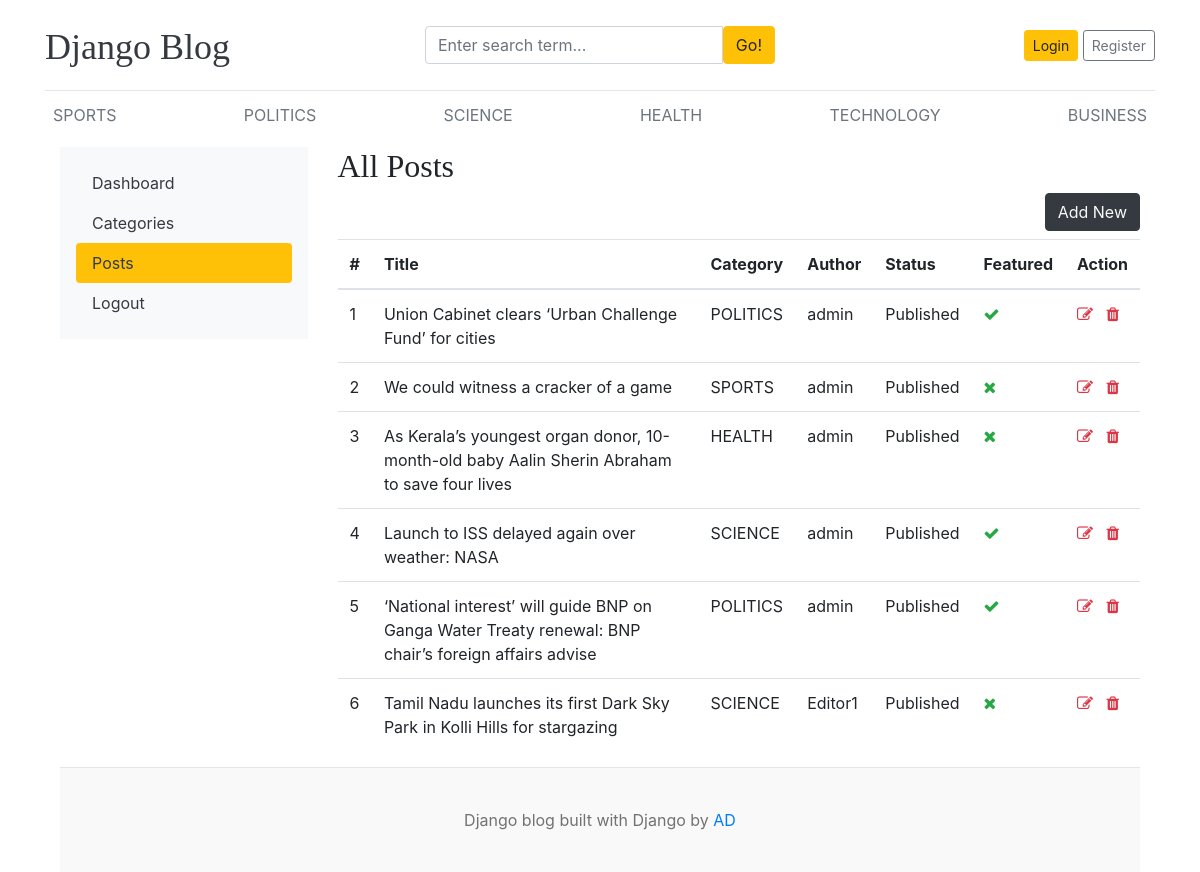
The app's page /dashboard/posts/ with its own data.
### blogs/models.py (models this page shows, shortened)
class Category(models.Model):
    category_name=models.CharField(max_length=50,unique=True)
    created_at=models.DateTimeField(auto_now_add=True)
    updated_at=models.DateTimeField(auto_now=True)
    class Meta:
        verbose_name_plural='categories'
    def __str__(self):
        return self.category_name

class Blog(models.Model):
    title=models.CharField(max_length=100)
    slug=models.SlugField(max_length=150,unique=True,blank=True)
    category=models.ForeignKey(Category,on_delete=models.CASCADE)
    author=models.ForeignKey(User,on_delete=models.CASCADE)
    featured_image=models.ImageField(upload_to='uploads/%Y/%m/%d')
    short_description=models.TextField(max_length=500)
    blog_body=models.TextField(max_length=2000)
    status=models.CharField(max_length=20,choices=STATUS_CHOICES,default="Draft")
    is_featured=models.BooleanField(default=False)
    created_at=models.DateTimeField(auto_now_add=True)
    updated_at=models.DateTimeField(auto_now=True)

### dashboards/views.py (the view)
# urls.py: path('posts/',views.posts,name='posts'),
def posts(request):
   posts=Blog.objects.all()
   context={
       'posts':posts,
   }
   return render(request,'dashboard/posts.html',context)

### blogs/context_processors.py (called while the page is built)
def get_categories(request):
    categories=Category.objects.all()
    return dict(categories=categories)

def get_social_links(request):
    social_links=SocialLink.objects.all()
    return dict(social_links=social_links)

### templates/dashboard/posts.html (shortened to what this page needs)
{% extends 'base.html' %}
{% block content %}
<div class="container">
  <div class="row">
    {% include 'dashboard/sidebar.html'  %}
    <div class="col-md-9">
     <h2>All Posts</h2>
     <a href="{% url 'add_post'  %}"  class="btn btn-dark text-light float-right mb-2">Add New</a>
      <table class="table table-hover">
  <thead>
    <tr>
      <th>#</th>
      <th>Title </th>
      <th>Category</th>
      <th>Author</th>
      <th>Status</th>
      <th>Featured</th>
      <th>Action</th>
    </tr>
  </thead>
  <tbody>
    {% for post in posts %}
    <tr>
      <td>{{ forloop.counter }}</td>
      <td>{{ post.title }}</td>
      <td>{{ post.category }}</td>
      <td>{{ post.author }}</td>
      <td>{{ post.status }}</td>
      <td>{% if post.is_featured  %}<i class="fa fa-check text-success">{% else %}<i class="fa fa-times text-success">{% endif %} </td>
      <td>
        <a href="{% url 'edit_post' post.id  %}"><i class="fa fa-edit text-danger"></i></a>
        <a href="{% url 'delete_post' post.id  %}"><i class="fa fa-trash text-danger"></i></a>
      </td>
    </tr>
    {% endfor %}
  </tbody>
</table>
    </div>
</div>
{% endblock %}

### templates/base.html (shortened to what this page needs)
{% load static %}
<!DOCTYPE html>
<html lang="en">
<head>
    <link href="https://getbootstrap.com/docs/4.0/dist/css/bootstrap.min.css" rel="stylesheet">
    <link href="{% static 'css/blog.css' %}" rel="stylesheet">
    <link rel="stylesheet" href="https://cdnjs.cloudflare.com/ajax/libs/font-awesome/4.7.0/css/font-awesome.min.css">
  </head>
<body>
    <div class="container">
      <header class="blog-header py-3">
        <div class="row flex-nowrap justify-content-between align-items-center">
          <div class="col-4 pt-1">
            <a class="blog-header-logo text-dark" href="/">Django Blog</a>
          </div>
          <div class="col-4 ">
          <form action="{% url 'search' %}" method="GET" >
            <div class="input-group">
                        <input class="form-control" type="text" name="keyword" value="{{ keyword }}" placeholder="Enter search term..." aria-label="Enter search term..." aria-describedby="button-search" />
                        <button type="submit" class="btn btn-warning" id="button-search" type="button">Go!</button>
                    </div>
          </form>
          </div>
          <div class="col-4 d-flex justify-content-end align-items-center">
            {% if not user.is_authenticated  %}
            <a class="btn btn-sm btn-warning" href="{% url 'login' %}">Login</a> &nbsp;
            <a class="btn btn-sm btn-outline-secondary" href="{% url 'register' %}">Register</a>
            {% else %}
            <span><a href='{% url 'dashboard' %}'>Dashboard</a></span>
            &emsp;
            <span><a href="{% url 'logout' %}">Logout</a></span>
            {% endif %}
          </div>
        </div>
      </header>
      <div class="nav-scroller py-1 mb-2">
        <nav class="nav d-flex justify-content-between">
          {% for cat in categories %}
          <a class="p-2 text-muted" href="{% url 'posts_by_category' cat.id %}">{{cat.category_name}}</a>
          {% endfor %}
        </nav>
      </div>
{% block content %}
{% endblock %}
 <footer class="blog-footer">
  <p>Django blog built with Django by <a href="#">AD</a></p>
</footer>
</body>
</html>

### blog/static/css/blog.css (style rules this page uses)
.blog-header { border-bottom: 1px solid #e5e5e5; }
.blog-header-logo { font-family: "Playfair Display", Georgia, "Times New Roman", serif; font-size: 2.25rem; }
h1, h2, h3, h4, h5, h6 { font-family: "Playfair Display", Georgia, "Times New Roman", serif; }
.blog-footer { padding: 2.5rem 0; color: #727272; text-align: center; background-color: #f9f9f9; border-top: .05rem solid #e5e5e5; }
.blog-footer p:last-child { margin-bottom: 0; }

### records on screen
Category: category_name "SPORTS"
Category: category_name "POLITICS"
Category: category_name "SCIENCE"
Category: category_name "HEALTH"
Category: category_name "TECHNOLOGY"
Category: category_name "BUSINESS"
Blog: title "Union Cabinet clears ‘Urban Challenge Fund’ for cities", category "POLITICS", author "admin", status "Published", is_featured True (drawn)
Blog: title "We could witness a cracker of a game", category "SPORTS", author "admin", status "Published", is_featured False (drawn)
Blog: title "As Kerala’s youngest organ donor, 10-month-old baby Aalin Sherin Abraham to save four lives", category "HEALTH", author "admin", status "Published", is_featured False (drawn)
Blog: title "Launch to ISS delayed again over weather: NASA", category "SCIENCE", author "admin", status "Published", is_featured True (drawn)
Blog: title "‘National interest’ will guide BNP on Ganga Water Treaty renewal: BNP chair’s foreign affairs advise", category "POLITICS", author "admin", status "Published", is_featured True (drawn)
Blog: title "Tamil Nadu launches its first Dark Sky Park in Kolli Hills for stargazing", category "SCIENCE", author "Editor1", status "Published", is_featured False (drawn)
